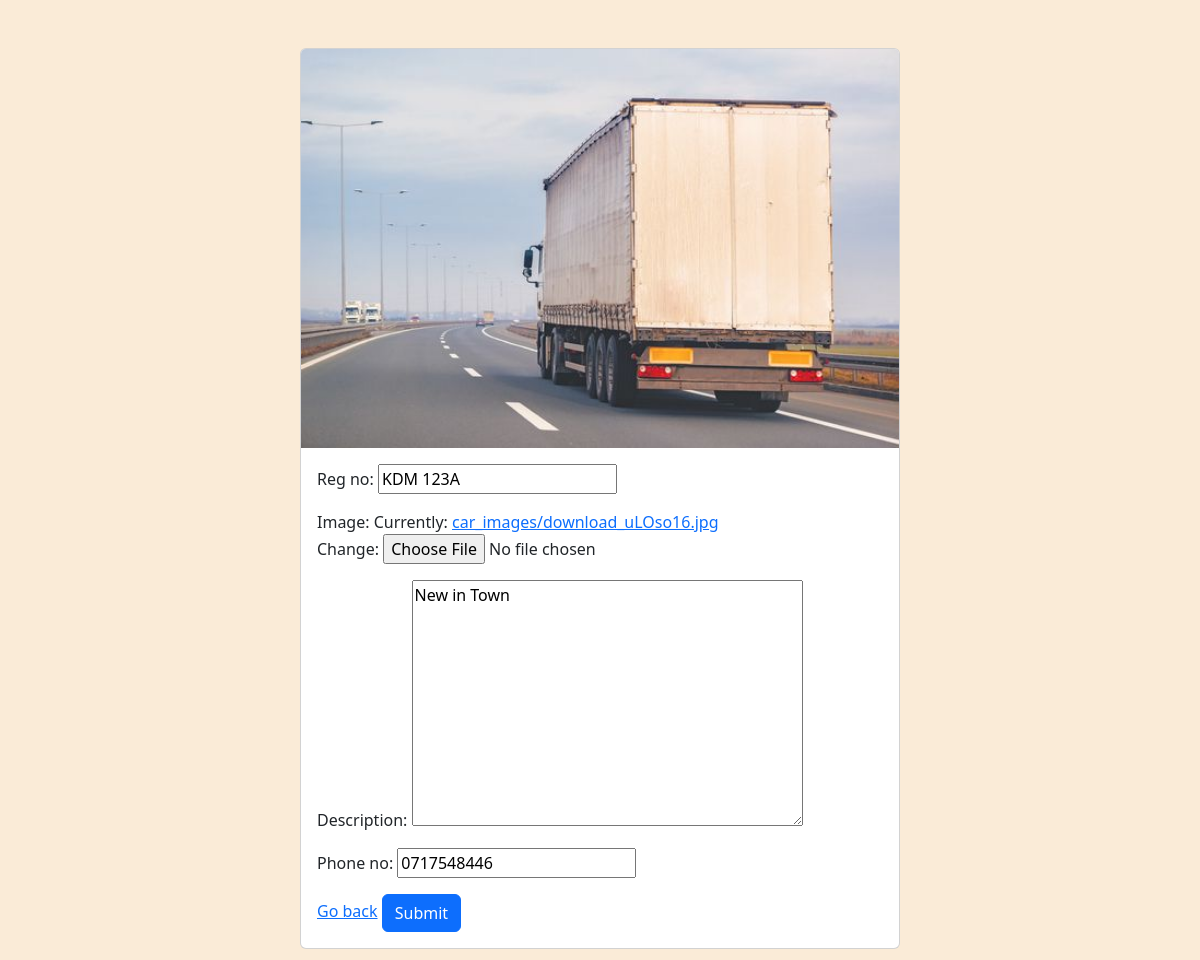
Screenshot of /edit/18/ (signed in) with the database file from the repository.
### Owner/models.py (models this page shows, shortened)
class Car(models.Model):
    owner = models.ForeignKey(User, null=True, on_delete=models.CASCADE)
    reg_no = models.CharField(max_length=20, unique=True, validators=[
        RegexValidator('^(K)([ABCDEFGHJKLMNPQRSTUVWXYZ]){2}( ){1}(\d){3}([ABCDEFGHJKLMNPQRSTUVWXYZ])$',
                       message="Invalid Number Plate")])
    image = models.ImageField(upload_to='car_images/')
    description = models.TextField(null=True, blank=True)
    phone_no = models.CharField(max_length=20, unique=True,
                                validators=[RegexValidator('^(0)([127])(\d){8}$', message='Invalid phone numbers')])
    updated = models.DateTimeField(auto_now = True , null=True)
    created = models.DateTimeField(auto_now_add=True, null= True)
    class Meta:
       ordering = ['-updated', '-created']  # Order by updated field in descending order and then by created field in descending order

### accounts/views.py (the view)
@login_required(login_url='login')
def updateCar(request, pk):
     car = Car.objects.get(id=pk)
     form = CarForm(instance=car)
     if request.user != car.owner:
          return HttpResponse('<h1 style="color: red;">You are not allowed here!!!</h1>')
     if request.method == 'POST':
          form = CarForm(request.POST, instance=car)
          if form.is_valid:
               form.save()
               return redirect('owner_dashboard')
     context={'form':form}
     return render(request, 'Owner/createcar.html', context)

### Owner/forms.py
class CarForm(ModelForm):
    class Meta:
        model = Car
        fields = '__all__'
        exclude = ['owner']

### Owner/templates/Owner/createcar.html (shortened to what this page needs)
  <!DOCTYPE html>
 {%load static%}
<html lang="en">
<head>
    <link href="https://cdn.jsdelivr.net/npm/bootstrap@5.3.0-alpha3/dist/css/bootstrap.min.css" rel="stylesheet">
</head>
<body style="background-color: antiquewhite";>
  <div class="card  mx-auto my-5" style="width: 50%;">
    <img src="{% static 'images/img3.jpg'%}" class="card-img-top" alt="...">
    <div class="card-body">
        <form method="POST" action="" enctype="multipart/form-data">
             {{form.as_p}}
            <a href="{{request.META.HTTP_REFERER}}" > Go back</a>
            <input class="btn btn-primary" type="submit" value="Submit">
        </form>
    </div>
  </div>
</body>
</html>
{% load static %}

### rows the page displays
Car: reg_no "KDM 123A", description "New in Town", phone_no "0717548446"
